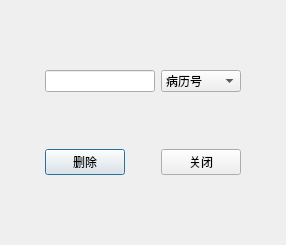
<?xml version="1.0" encoding="UTF-8"?>
<ui version="4.0">
 <class>DDPatient</class>
 <widget class="QDialog" name="DDPatient">
  <property name="geometry">
   <rect>
    <x>0</x>
    <y>0</y>
    <width>286</width>
    <height>245</height>
   </rect>
  </property>
  <property name="windowTitle">
   <string>Dialog</string>
  </property>
  <layout class="QVBoxLayout" name="verticalLayout_2">
   <item>
    <widget class="QWidget" name="widget" native="true">
     <layout class="QVBoxLayout" name="verticalLayout">
      <item>
       <layout class="QGridLayout" name="gridLayout">
        <item row="0" column="1">
         <spacer name="verticalSpacer">
          <property name="orientation">
           <enum>Qt::Vertical</enum>
          </property>
          <property name="sizeHint" stdset="0">
           <size>
            <width>20</width>
            <height>40</height>
           </size>
          </property>
         </spacer>
        </item>
        <item row="2" column="1">
         <spacer name="verticalSpacer_2">
          <property name="orientation">
           <enum>Qt::Vertical</enum>
          </property>
          <property name="sizeHint" stdset="0">
           <size>
            <width>20</width>
            <height>40</height>
           </size>
          </property>
         </spacer>
        </item>
        <item row="3" column="2">
         <spacer name="horizontalSpacer_3">
          <property name="orientation">
           <enum>Qt::Horizontal</enum>
          </property>
          <property name="sizeHint" stdset="0">
           <size>
            <width>40</width>
            <height>20</height>
           </size>
          </property>
         </spacer>
        </item>
        <item row="1" column="3">
         <widget class="QComboBox" name="cbDPatient">
          <item>
           <property name="text">
            <string>病历号</string>
           </property>
          </item>
          <item>
           <property name="text">
            <string>工作编号</string>
           </property>
          </item>
          <item>
           <property name="text">
            <string>科室编号</string>
           </property>
          </item>
          <item>
           <property name="text">
            <string>病人姓名</string>
           </property>
          </item>
         </widget>
        </item>
        <item row="3" column="1">
         <widget class="QPushButton" name="btnDPatient">
          <property name="text">
           <string>删除</string>
          </property>
         </widget>
        </item>
        <item row="3" column="3">
         <widget class="QPushButton" name="btnDClose">
          <property name="text">
           <string>关闭</string>
          </property>
         </widget>
        </item>
        <item row="1" column="0">
         <spacer name="horizontalSpacer">
          <property name="orientation">
           <enum>Qt::Horizontal</enum>
          </property>
          <property name="sizeHint" stdset="0">
           <size>
            <width>40</width>
            <height>20</height>
           </size>
          </property>
         </spacer>
        </item>
        <item row="1" column="4">
         <spacer name="horizontalSpacer_2">
          <property name="orientation">
           <enum>Qt::Horizontal</enum>
          </property>
          <property name="sizeHint" stdset="0">
           <size>
            <width>40</width>
            <height>20</height>
           </size>
          </property>
         </spacer>
        </item>
        <item row="4" column="1">
         <spacer name="verticalSpacer_3">
          <property name="orientation">
           <enum>Qt::Vertical</enum>
          </property>
          <property name="sizeHint" stdset="0">
           <size>
            <width>20</width>
            <height>40</height>
           </size>
          </property>
         </spacer>
        </item>
        <item row="1" column="1" colspan="2">
         <widget class="QLineEdit" name="leDPatient"/>
        </item>
       </layout>
      </item>
     </layout>
    </widget>
   </item>
  </layout>
 </widget>
 <resources/>
 <connections/>
</ui>
